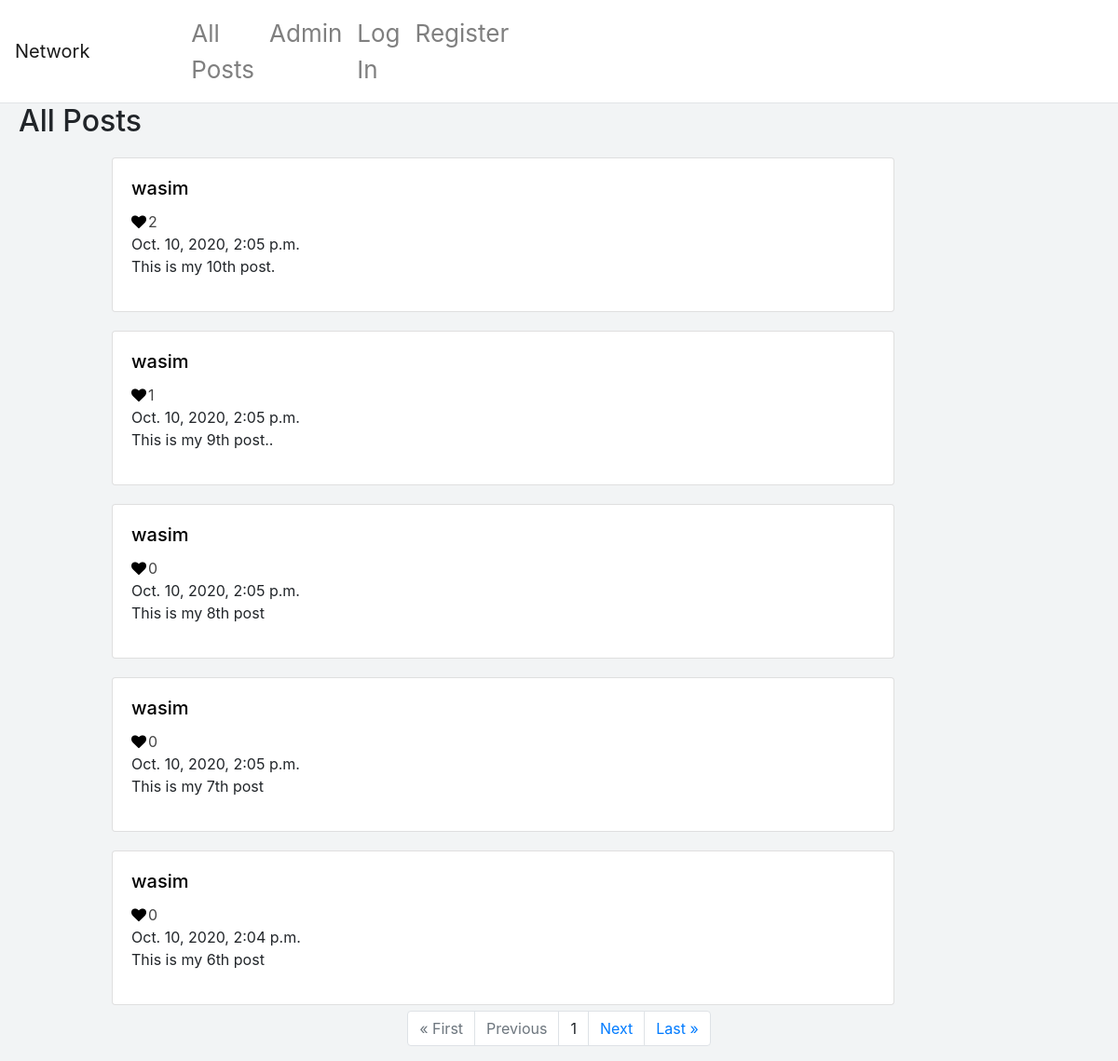
The page / on the database its author committed.
### network/models.py (models this page shows, shortened)
class Post(models.Model):
    user = models.CharField(max_length=100)
    content = models.TextField()
    date = models.DateTimeField(auto_now_add=True)
    liked = models.ManyToManyField('User', default=None, blank=True, related_name='post_likes')

### network/views.py (the view)
# urls.py: path("", views.index, name="index"),
def index(request):
    if request.method == "GET":
        posts = Post.objects.all().order_by('-id')
        allpost = True
        paginator = Paginator(posts, 5) # Show 5 posts per page.
        page_number = request.GET.get('page')
        page_obj = paginator.get_page(page_number)
        return render(request, "network/index.html",{
            "AllPost" : allpost,
            "page_obj" : page_obj,
        })

### network/templates/network/index.html (shortened to what this page needs)
{% extends "network/layout.html" %}
{% block body %}
    {% if AllPost %}
    <h2 style="margin-left: 20px;">All Posts</h2>
    {% for post in page_obj %}
        <div class="card" style="width:70%;margin-left: 10%;margin-right: 20%;margin-top: 20px;">
            <div class="card-body">
                <a href="{% url 'viewprofile' post.user %}"><h5 class="card-title">{{post.user}}</h5></a>
                {% if request.user == post.user %}
                <button onclick="edit_post({{post.id}})" id="{{post.id}}" class="btn btn-outline-primary edit-btn" style="float: right;">Edit</button>
            <button type="button" class="delete" data-toggle="modal" data-target="#delete">Delete</button>
            {% elif request.user in post.liked.all %}
            <a class="likebutton" href="#" data-catid="{{ post.id }}" id="{{post.id}}" data-total="{{post.liked.all.count}}"  data-value="Unlike" value="submit"><i class="fa fa-heart" id="heart{{post.id}}" style="color:red;"></i><span id="liked{{post.id}}">{{post.liked.all.count}}</span></a>
            {% else %}
            <a class="likebutton" href="#" data-catid="{{ post.id }}" id="{{post.id}}" data-total="{{post.liked.all.count}}"  data-value="Like" value="submit"><i class="fa fa-heart" id="heart{{post.id}}" style="color:black;"></i><span id="liked{{post.id}}">{{post.liked.all.count}}</span></a>
            {% endif %}
                <div class="form-group{{post.id}}" id="form-group{{post.id}}" style="display: block;">
                    <p>{{post.date}}<br>{{post.content}}</p>
                </div>
            </div>
        </div>
    {% endfor %}
    {% endif %}
    <div class="container">
        <ul class="pagination justify-content-center">
            {% if page_obj.has_previous %}
                <li class="page-item"><a href="?page=1" class="page-link">&laquo; First</a></li>
                <li class="page-item"><a href="?page={{ page_obj.previous_page_number }}" class="page-link">Previous</a></li>
            {% else %}
            <li class="page-item disabled"><a class="page-link">&laquo; First</a></li>
            <li class="page-item disabled"><a class="page-link">Previous</a></li>
            {% endif %}
            {% if page_obj.number %}
            <li class="page-item"><a class="page-link">{{ page_obj.number }}</a></li>
            {% else %}
            <li class="page-item"><a class="page-link">0</a></li>
            {% endif %}
            {% if page_obj.has_next %}
            <li class="page-item"><a href="?page={{ page_obj.next_page_number }}" class="page-link">Next</a></li>
            <li class="page-item"><a href="?page={{ page_obj.paginator.num_pages }}" class="page-link">Last &raquo;</a></li>
            {% else %}
            <li class="page-item disabled"><a class="page-link">Next</a></li>
            <li class="page-item disabled"><a class="page-link">Last &raquo;</a></li>
            {% endif %}
        </ul>
    </div>
{% endblock %}

### network/static/network/styles.css (style rules this page uses)
body { background-color: #f2f4f5; }
i { margin-right: 2px; }
@media only screen and (min-width: 600px) { .card { width:auto; margin:6px; } }
@media only screen and (min-width: 600px) { .likebutton ,.edit, .delete { font-size: 32px; color:#454545; } }
@media only screen and (min-width: 600px) { .page-item { font-size: 36px; } }
@media only screen and (min-width: 600px) { a { color: black; } }
@media only screen and (min-width: 1025px) { .card { width:auto; margin:6px; } }
@media only screen and (min-width: 1025px) { .likebutton ,.edit, .delete { font-size: 16px; color:#454545; } }
@media only screen and (min-width: 1025px) { .page-item { font-size: 16px; } }
@media only screen and (min-width: 1025px) { a { color: black; } }

### rows shown on the page
Post: user "wasim", liked.all.count "2", date "Oct. 10, 2020, 2:05 p.m.", content "This is my 10th post."
Post: user "wasim", liked.all.count "1", date "Oct. 10, 2020, 2:05 p.m.", content "This is my 9th post.."
Post: user "wasim", liked.all.count "0", date "Oct. 10, 2020, 2:05 p.m.", content "This is my 8th post"
Post: user "wasim", liked.all.count "0", date "Oct. 10, 2020, 2:05 p.m.", content "This is my 7th post"
Post: user "wasim", liked.all.count "0", date "Oct. 10, 2020, 2:04 p.m.", content "This is my 6th post"

### other values the page prints
{{ page_obj.number }} "1"
